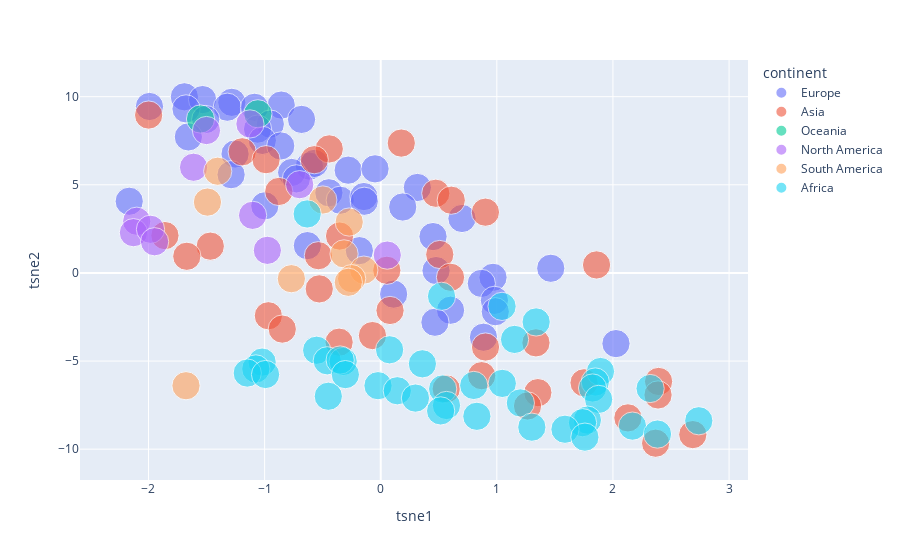

The notebook cell this image was saved under:
### Markdown cell above
Let's improve the plot by making the dots larger and showing the original data when you hover over them.

### Code cell
#Add size variable to the dataframe
Xt["size"] = .3

#Add happiness score and gdp to Xt
Xt["happiness"] = happiness.happiness_score.tolist()
Xt["gdp"] = happiness.gdp.tolist()

#This dictionary allows us to turn on and turn off our chosen variables

hover_data={"country":True, 
            "continent":True, 
            "happiness":True,
            "gdp":True,
            "tsne1":False,
            "tsne2":False,
            "size":False}


#intialize plotting function
fig = px.scatter(Xt, x="tsne1", y = "tsne2", color="continent", 
                 hover_data=hover_data, size="size", opacity=.6)
#generate plot
fig.show()

### Figure 1 — Plotly figure (JSON) as saved in the notebook; plotly's stock layout.template omitted (floating-point values rounded to 4 significant figures; data arrays with more than 128 entries replaced by an {"elided": "..."} marker saying what was removed)
{"data": [{"customdata": {"elided": "46x5 mixed values"}, "hovertemplate": "continent=%{customdata[1]}<br>country=%{customdata[0]}<br>happiness=%{customdata[2]}<br>gdp=%{customdata[3]}<extra></extra>", "legendgroup": "Europe", "marker": {"color": "#636efa", "opacity": 0.6, "size": [0.3, 0.3, 0.3, 0.3, 0.3, 0.3, 0.3, 0.3, 0.3, 0.3, 0.3, 0.3, 0.3, 0.3, 0.3, 0.3, 0.3, 0.3, 0.3, 0.3, 0.3, 0.3, 0.3, 0.3, 0.3, 0.3, 0.3, 0.3, 0.3, 0.3, 0.3, 0.3, 0.3, 0.3, 0.3, 0.3, 0.3, 0.3, 0.3, 0.3, 0.3, 0.3, 0.3, 0.3, 0.3, 0.3], "sizemode": "area", "sizeref": 0.00075, "symbol": "circle"}, "mode": "markers", "name": "Europe", "orientation": "v", "showlegend": true, "type": "scatter", "x": [-1.691, -1.534, -1.992, -1.283, -1.677, -0.8568, -1.321, -1.087, -1.507, -0.6818, -0.9509, -1.061, -1.657, -1.02, -0.8609, -1.255, -1.289, -0.6143, -0.2802, -2.166, -0.5714, -0.767, -0.7267, -0.04901, 0.3155, -0.4464, -0.9981, -0.3486, -0.1453, -0.1417, 0.1895, 0.6997, -0.6319, 0.4505, -0.1838, 0.4766, 1.464, 0.9671, 0.111, 0.8663, 0.6014, 0.467, 0.979, 0.9866, 0.8852, 2.026], "xaxis": "x", "y": [9.992, 9.834, 9.444, 9.68, 9.307, 9.522, 9.402, 9.397, 8.704, 8.711, 8.444, 8.158, 7.718, 7.519, 7.205, 6.747, 5.574, 6.06, 5.831, 4.067, 6.213, 5.699, 5.336, 5.905, 4.848, 4.547, 3.807, 4.125, 4.333, 4.066, 3.74, 3.09, 1.549, 2.061, 1.263, 0.1328, 0.2634, -0.2498, -1.204, -0.5942, -2.117, -2.799, -1.557, -2.201, -3.648, -4.011], "yaxis": "y"}, {"customdata": {"elided": "37x5 mixed values"}, "hovertemplate": "continent=%{customdata[1]}<br>country=%{customdata[0]}<br>happiness=%{customdata[2]}<br>gdp=%{customdata[3]}<extra></extra>", "legendgroup": "Asia", "marker": {"color": "#EF553B", "opacity": 0.6, "size": [0.3, 0.3, 0.3, 0.3, 0.3, 0.3, 0.3, 0.3, 0.3, 0.3, 0.3, 0.3, 0.3, 0.3, 0.3, 0.3, 0.3, 0.3, 0.3, 0.3, 0.3, 0.3, 0.3, 0.3, 0.3, 0.3, 0.3, 0.3, 0.3, 0.3, 0.3, 0.3, 0.3, 0.3, 0.3, 0.3, 0.3], "sizemode": "area", "sizeref": 0.00075, "symbol": "circle"}, "mode": "markers", "name": "Asia", "orientation": "v", "showlegend": true, "type": "scatter", "x": [-1.999, -1.193, -0.4432, -0.9874, -0.5722, 0.177, -0.8778, 0.4743, -1.858, 0.6073, 0.9016, -1.468, -0.3544, -1.67, -0.5369, 0.5085, 0.05256, -0.5293, 0.601, 1.859, -0.9676, -0.8478, 0.08026, -0.3584, -0.07111, 0.9024, 1.337, 0.8693, 0.5639, 1.751, 1.353, 2.393, 1.264, 2.388, 2.129, 2.688, 2.368], "xaxis": "x", "y": [8.958, 6.871, 7.036, 6.425, 6.424, 7.367, 4.621, 4.52, 2.118, 4.126, 3.447, 1.519, 2.092, 0.9446, 0.9776, 1.045, 0.1493, -0.9066, -0.2465, 0.4533, -2.432, -3.186, -2.131, -3.929, -3.555, -4.204, -3.967, -5.83, -6.581, -6.235, -6.792, -6.158, -7.548, -6.923, -8.225, -9.174, -9.66], "yaxis": "y"}, {"customdata": [["New Zealand", "Oceania", 7.2, 1.852, 0.3], ["Australia", "Oceania", 7.162, 1.9, 0.3]], "hovertemplate": "continent=%{customdata[1]}<br>country=%{customdata[0]}<br>happiness=%{customdata[2]}<br>gdp=%{customdata[3]}<extra></extra>", "legendgroup": "Oceania", "marker": {"color": "#00cc96", "opacity": 0.6, "size": [0.3, 0.3], "sizemode": "area", "sizeref": 0.00075, "symbol": "circle"}, "mode": "markers", "name": "Oceania", "orientation": "v", "showlegend": true, "type": "scatter", "x": [-1.058, -1.552], "xaxis": "x", "y": [9.028, 8.732], "yaxis": "y"}, {"customdata": [["Canada", "North America", 7.025, 1.886, 0.3], ["United States", "North America", 6.977, 1.982, 0.3], ["Costa Rica", "North America", 6.582, 1.584, 0.3], ["Panama", "North America", 6.309, 1.715, 0.3], ["Guatemala*", "North America", 6.262, 1.274, 0.3], ["Nicaragua", "North America", 6.165, 1.105, 0.3], ["Mexico", "North America", 6.128, 1.552, 0.3], ["El Salvador", "North America", 6.12, 1.265, 0.3], ["Honduras", "North America", 6.022, 1.111, 0.3], ["Jamaica", "North America", 5.85, 1.296, 0.3], ["Dominican Republic", "North America", 5.737, 1.538, 0.3]], "hovertemplate": "continent=%{customdata[1]}<br>country=%{customdata[0]}<br>happiness=%{customdata[2]}<br>gdp=%{customdata[3]}<extra></extra>", "legendgroup": "North America", "marker": {"color": "#ab63fa", "opacity": 0.6, "size": [0.3, 0.3, 0.3, 0.3, 0.3, 0.3, 0.3, 0.3, 0.3, 0.3, 0.3], "sizemode": "area", "sizeref": 0.00075, "symbol": "circle"}, "mode": "markers", "name": "North America", "orientation": "v", "showlegend": true, "type": "scatter", "x": [-1.126, -1.501, -1.612, -0.6978, -2.101, -2.13, -1.103, -1.983, -1.947, -0.9763, 0.05637], "xaxis": "x", "y": [8.454, 8.079, 5.996, 5.007, 2.933, 2.284, 3.268, 2.476, 1.77, 1.282, 1.012], "yaxis": "y"}, {"customdata": [["Uruguay", "South America", 6.474, 1.615, 0.3], ["Brazil", "South America", 6.293, 1.462, 0.3], ["Chile", "South America", 6.172, 1.651, 0.3], ["Argentina", "South America", 5.967, 1.592, 0.3], ["Colombia", "South America", 5.781, 1.452, 0.3], ["Bolivia", "South America", 5.6, 1.256, 0.3], ["Paraguay", "South America", 5.578, 1.409, 0.3], ["Peru", "South America", 5.559, 1.397, 0.3], ["Ecuador", "South America", 5.533, 1.352, 0.3], ["Venezuela", "South America", 4.925, 0, 0.3]], "hovertemplate": "continent=%{customdata[1]}<br>country=%{customdata[0]}<br>happiness=%{customdata[2]}<br>gdp=%{customdata[3]}<extra></extra>", "legendgroup": "South America", "marker": {"color": "#FFA15A", "opacity": 0.6, "size": [0.3, 0.3, 0.3, 0.3, 0.3, 0.3, 0.3, 0.3, 0.3, 0.3], "sizemode": "area", "sizeref": 0.00075, "symbol": "circle"}, "mode": "markers", "name": "South America", "orientation": "v", "showlegend": true, "type": "scatter", "x": [-1.404, -1.492, -0.4988, -0.2713, -0.3159, -0.7695, -0.1454, -0.2505, -0.279, -1.677], "xaxis": "x", "y": [5.769, 4.019, 4.138, 2.887, 1.08, -0.3276, 0.1599, -0.3243, -0.5312, -6.401], "yaxis": "y"}, {"customdata": {"elided": "40x5 mixed values"}, "hovertemplate": "continent=%{customdata[1]}<br>country=%{customdata[0]}<br>happiness=%{customdata[2]}<br>gdp=%{customdata[3]}<extra></extra>", "legendgroup": "Africa", "marker": {"color": "#19d3f3", "opacity": 0.6, "size": [0.3, 0.3, 0.3, 0.3, 0.3, 0.3, 0.3, 0.3, 0.3, 0.3, 0.3, 0.3, 0.3, 0.3, 0.3, 0.3, 0.3, 0.3, 0.3, 0.3, 0.3, 0.3, 0.3, 0.3, 0.3, 0.3, 0.3, 0.3, 0.3, 0.3, 0.3, 0.3, 0.3, 0.3, 0.3, 0.3, 0.3, 0.3, 0.3, 0.3], "sizemode": "area", "sizeref": 0.00075, "symbol": "circle"}, "mode": "markers", "name": "Africa", "orientation": "v", "showlegend": true, "type": "scatter", "x": [-0.6333, 0.5238, -0.5517, 1.045, -1.021, 1.338, -1.075, -0.4606, 0.07647, -1.149, -0.3234, -0.3492, -0.9918, 1.153, -0.3046, 0.3589, -0.02341, -0.4514, 0.1425, 0.5335, 1.047, 0.8011, 1.893, 0.299, 1.848, 1.824, 0.5663, 2.32, 0.5159, 1.203, 1.877, 0.8281, 1.78, 1.302, 1.738, 1.587, 2.168, 2.739, 1.758, 2.384], "xaxis": "x", "y": [3.346, -1.326, -4.386, -1.898, -5.06, -2.782, -5.446, -4.987, -4.362, -5.681, -5.023, -4.942, -5.764, -3.772, -5.77, -5.158, -6.398, -6.998, -6.686, -6.584, -6.268, -6.384, -5.593, -7.102, -6.188, -6.529, -7.521, -6.558, -7.829, -7.378, -7.176, -8.135, -8.349, -8.751, -8.498, -8.869, -8.692, -8.389, -9.317, -9.143], "yaxis": "y"}], "layout": {"legend": {"itemsizing": "constant", "title": {"text": "continent"}, "tracegroupgap": 0}, "margin": {"t": 60}, "xaxis": {"anchor": "y", "domain": [0, 1], "title": {"text": "tsne1"}}, "yaxis": {"anchor": "x", "domain": [0, 1], "title": {"text": "tsne2"}}}}
